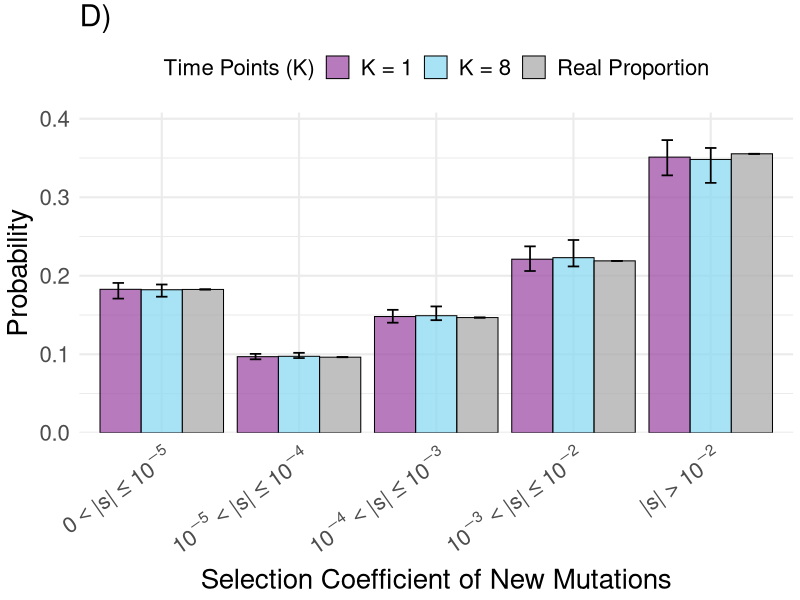
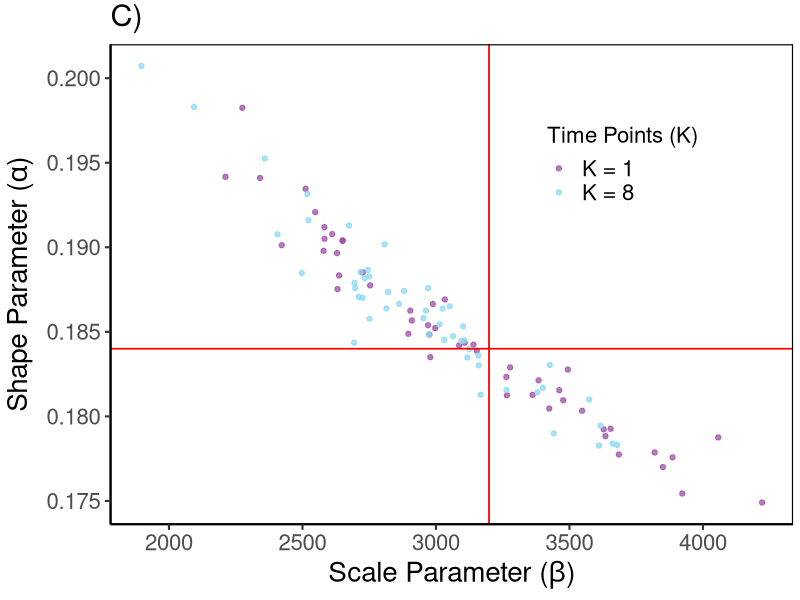

Reproduce these figures in R, in order.
# Accumulated probability curve plot - Gamma DFE inference
# UPDATED: Only θ = 10,000 is shown
#          • Only k values (k=1, 8) are now in a SINGLE plot (no facets)
#          • Bars are dodged by k (with Ground Truth included for direct comparison)
#          • Scatter plot FIXED: now only uses θ = 10,000 data (colored by k)

library(tidyr)
library(dplyr)
library(ggplot2)

# ====================== BIN DEFINITION ======================
# Character version for data handling
bin_labels_char <- c("0 - <1e-5", 
                     "1e-5 - <1e-4", 
                     "1e-4 - <1e-3", 
                     "1e-3 - <1e-2", 
                     "> 1e-2")

# Mathematical version with 's' (only for nice plotting)
bin_labels_math <- c(
  expression(0 < "|" * s * "|" ~ "\u2264" ~ 10^{-5}),
  expression(10^{-5} < "|" * s * "|" ~ "\u2264" ~ 10^{-4}),
  expression(10^{-4} < "|" * s * "|" ~ "\u2264" ~ 10^{-3}),
  expression(10^{-3} < "|" * s * "|" ~ "\u2264" ~ 10^{-2}),
  expression("|" * s * "|" ~ ">" ~ 10^{-2})
)

# ====================== BIN BREAKPOINTS ======================
s <- c(1e-5, 1e-4, 1e-3, 1e-2)
TwoNs <- 2 * 10000 * s   # 2N * s with N = 10,000

# ====================== PROPORTION FUNCTION ======================
calcular_proporciones <- function(alpha, scale) {
  cdf <- pgamma(q = TwoNs, 
                shape = alpha, 
                scale = scale, 
                lower.tail = TRUE)
  
  bin_probs <- c(
    cdf[1],                    # bin 1: 0 to < 1e-5
    cdf[2] - cdf[1],           # bin 2: 1e-5 to < 1e-4
    cdf[3] - cdf[2],           # bin 3: 1e-4 to < 1e-3
    cdf[4] - cdf[3],           # bin 4: 1e-3 to < 1e-2
    1 - cdf[4]                 # bin 5: >= 1e-2
  )
  
  names(bin_probs) <- bin_labels_char
  return(bin_probs)
}

# ====================== READ PARAMETERS (ONLY θ = 10,000) ======================
### Theta = 10,000 (diezmil)
params_k1_diezmil   <- read.csv("boykodfe_1t.csv", header = FALSE)
alpha_k1_diezmil    <- params_k1_diezmil[, 1]
scale_k1_diezmil    <- params_k1_diezmil[, 2]

params_k8_diezmil   <- read.csv("boykodfe_8t.csv", header = FALSE)
alpha_k8_diezmil    <- params_k8_diezmil[, 1]
scale_k8_diezmil    <- params_k8_diezmil[, 2]

# ====================== CALCULATIONS (only θ = 10,000) ======================
prob_k1_diezmil   <- t(sapply(1:50, function(i) calcular_proporciones(alpha_k1_diezmil[i],   scale_k1_diezmil[i])))
prob_k8_diezmil   <- t(sapply(1:50, function(i) calcular_proporciones(alpha_k8_diezmil[i],   scale_k8_diezmil[i])))

# Assign column names
colnames(prob_k1_diezmil)   <- bin_labels_char
colnames(prob_k8_diezmil)   <- bin_labels_char

# ====================== LONG FORMAT (only θ = 10,000) ======================
long_df <- bind_rows(
  as.data.frame(prob_k1_diezmil)   %>% mutate(k = "K1",   replicate = 1:50),
  as.data.frame(prob_k8_diezmil)   %>% mutate(k = "K8",   replicate = 1:50)
) %>%
  pivot_longer(
    cols = all_of(bin_labels_char), 
    names_to = "bin", 
    values_to = "probability"
  )

# ====================== GROUND TRUTH ======================
truth_prob <- pgamma(TwoNs, shape = 0.184, scale = 3198.626) #boyko

truth <- c(truth_prob[1], 
           truth_prob[2] - truth_prob[1], 
           truth_prob[3] - truth_prob[2], 
           truth_prob[4] - truth_prob[3], 
           1 - truth_prob[4])

truth_df <- data.frame(bin = bin_labels_char, probability = truth) %>%
  mutate(k = "Real Proportion")

# Combine
long_df_with_truth <- bind_rows(long_df, truth_df) %>%
  mutate(
    k = factor(k, 
               levels = c("K1", "K8", "Real Proportion"),
               labels = c("K = 1", "K = 8", "Real Proportion")),
    bin = factor(bin, levels = bin_labels_char)
  )

# ====================== SUMMARY ======================
summary_df <- long_df_with_truth %>%
  group_by(k, bin) %>%
  summarise(
    mean_prob = mean(probability, na.rm = TRUE),
    min_prob  = min(probability, na.rm = TRUE),
    max_prob  = max(probability, na.rm = TRUE),
    .groups = "drop"
  )

# ====================== FINAL BAR PLOT (ONLY K=1 & K=8 IN ONE PLOT) ======================
p <- ggplot(summary_df, aes(x = bin, y = mean_prob, fill = k)) +
  geom_col(position = position_dodge(width = 0.9),
           color = "black", linewidth = 0.35, alpha = 0.75) +
  
  geom_errorbar(aes(ymin = min_prob, ymax = max_prob),
                position = position_dodge(width = 0.95),
                width = 0.25,
                linewidth = 0.6) +
    
  theme_minimal(base_size = 16) +
  labs(title = "D)",
       x = "Selection Coefficient of New Mutations", 
       y = "Probability",
       fill = "Time Points (K)") +
  theme(
    axis.text.x = element_text(angle = 35, hjust = 1, size = 16),
    legend.position = "top",
    strip.text = element_text(face = "bold", size = 12)
  ) +
  scale_fill_manual(values = c(
    "K = 1"        = "#9e4ea7",   # purple
    "K = 8"        = "#8bd8f2",   # light blue
    "Real Proportion" = "#ababab"
  )) +
  scale_y_continuous(limits = c(0, 0.40),  
                     breaks = seq(0, 0.4, by = 0.1),
                     expand = expansion(mult = c(0, 0.02))) +
  scale_x_discrete(labels = bin_labels_math) + 
  theme(
    plot.title = element_text(size = 22),
    axis.text = element_text(size = 16),
    axis.title = element_text(size = 20),
    legend.title = element_text(size = 16),  
    legend.text = element_text(size = 16),
    plot.margin = margin(3, 5, 3, 5)  # top, right, bottom, left (in mm)
    )

# ====================== SAVE BAR PLOT ======================
ggsave(filename = "Gamma_boykoDFE_petit_diezmil_singleplot.jpg",
       plot = p,
       width = 11,      # slightly narrower now that there's no facet
       height = 6,
       dpi = 300,
       device = "jpg")

print("Bar plot saved successfully as Gamma_boykoDFE_petit_diezmil_singleplot.jpg")

# ====================== PARAMETER SCATTER PLOT (FIXED) ======================
# Now only uses the θ = 10,000 data that we actually loaded
df_params <- bind_rows(
  data.frame(alpha = alpha_k1_diezmil,   scale = scale_k1_diezmil,   k = "K1"),
  data.frame(alpha = alpha_k8_diezmil,   scale = scale_k8_diezmil,   k = "K8")
) %>%
  mutate(
    k = factor(k, 
               levels = c("K1", "K8"),
               labels = c("K = 1", "K = 8"))
  )

p_scatter <- ggplot(df_params, aes(x = scale, y = alpha, color = k)) +
  geom_point(size = 1.5, alpha = 0.75) +
  
  # Kim true values shape = 0.186, scale = 706.899
  geom_vline(xintercept = 3198.626, color = "red", linetype = "solid", linewidth = 0.6) +
  geom_hline(yintercept = 0.184,    color = "red", linetype = "solid", linewidth = 0.6) +
  
  scale_color_manual(values = c(
    "K = 1"   = "#9e4ea7",
    "K = 8"   = "#8bd8f2"
  )) +
  
  labs(
    title = "C)",
    x = expression("Scale Parameter (" * beta * ")"),
    y = expression("Shape Parameter (" * alpha * ")"),
    color = "Time Points (K)"
  ) +
  theme_classic(base_size = 16) +
  theme(
    plot.title = element_text(size = 22),
    axis.text = element_text(size = 16),
    axis.title = element_text(size = 20),
    legend.title = element_text(size = 16),
    legend.text = element_text(size = 16),
    legend.position = c(0.75, 0.75),
    legend.background = element_rect(fill = "white", color = NA),
    panel.border = element_rect(color = "black", fill = NA, linewidth = 0.8),
    legend.box.background = element_rect(color = "white", linewidth = 0.1),
    plot.margin = margin(3, 5, 3, 5)  # top, right, bottom, left (in mm)
  )

# ====================== SAVE SCATTER PLOT ======================
ggsave(filename = "boyko_petit_scatter_diezmil.jpg",
       plot = p_scatter,
       width = 7,
       height = 6,
       dpi = 300,
       bg = "white")

print("Scatter plot saved successfully as boyko_params_scatter_diezmil.jpg")
print("→ Colored by k (same colors as bar plot)")
print("→ Red lines = boyko true values (α = 0.186, scale = 706.899)")
